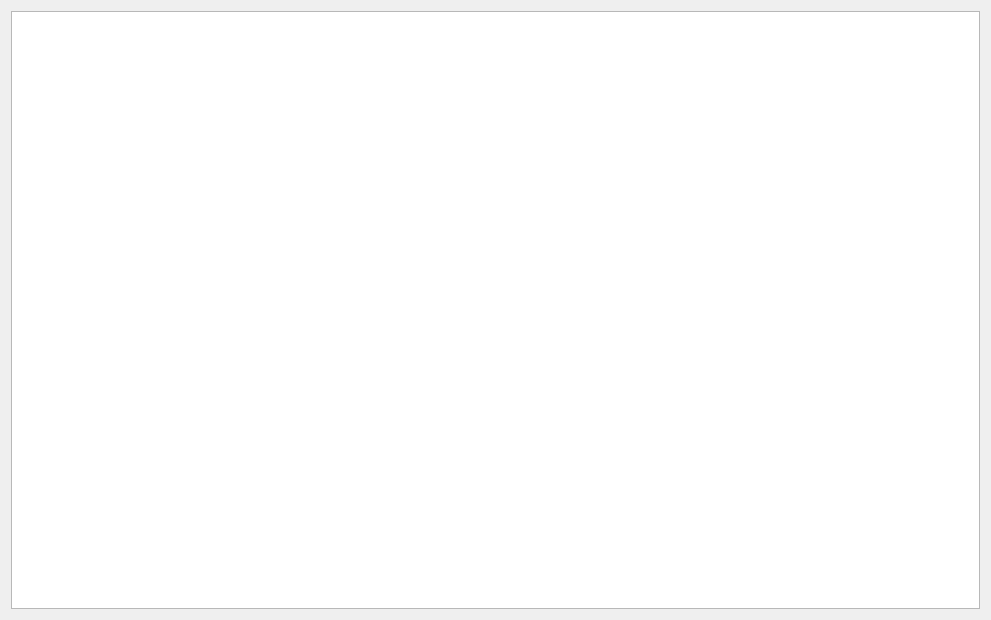
<?xml version="1.0" encoding="UTF-8"?>
<ui version="4.0">
 <class>FavoriteWidget</class>
 <widget class="QWidget" name="FavoriteWidget">
  <property name="geometry">
   <rect>
    <x>0</x>
    <y>0</y>
    <width>991</width>
    <height>620</height>
   </rect>
  </property>
  <property name="windowTitle">
   <string>Form</string>
  </property>
  <property name="locale">
   <locale language="English" country="UnitedStates"/>
  </property>
  <layout class="QVBoxLayout" name="verticalLayout">
   <item>
    <widget class="QTableView" name="tableView">
     <property name="editTriggers">
      <set>QAbstractItemView::NoEditTriggers</set>
     </property>
     <property name="showGrid">
      <bool>false</bool>
     </property>
     <attribute name="horizontalHeaderVisible">
      <bool>false</bool>
     </attribute>
     <attribute name="horizontalHeaderHighlightSections">
      <bool>false</bool>
     </attribute>
     <attribute name="verticalHeaderVisible">
      <bool>false</bool>
     </attribute>
     <attribute name="verticalHeaderHighlightSections">
      <bool>false</bool>
     </attribute>
    </widget>
   </item>
  </layout>
 </widget>
 <resources/>
 <connections/>
</ui>
